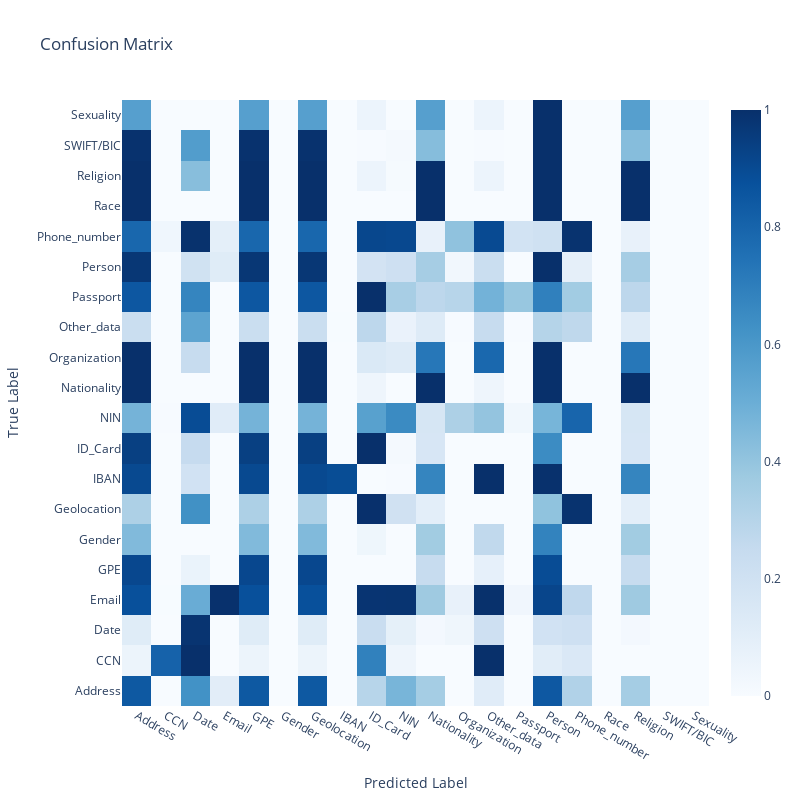

Notebook code cell kept with this figure:
### Markdown cell above
Get a confusion matrix without thresholds to compare all Presidio predictions with the real labels  
Try to find label errors in Dessi  
Use columnwise approach as it is similar to CASSED approach and all three approaches perform similar for no thresholds so the approach does not matter

### Code cell
results_method3_thresholds = build_dataframe(results_method_3_all, 0, 0)
evaluation_method3 = compute_performance(results_method3_thresholds, confusion = True) # Best threshold_score and threshold_count

print(evaluation_method3)

### Figure 1 — Plotly figure (JSON) as saved in the notebook; plotly's stock layout.template omitted (floating-point values rounded to 4 significant figures; data arrays with more than 128 entries replaced by an {"elided": "..."} marker saying what was removed)
{"data": [{"colorscale": [[0, "rgb(247,251,255)"], [0.125, "rgb(222,235,247)"], [0.25, "rgb(198,219,239)"], [0.375, "rgb(158,202,225)"], [0.5, "rgb(107,174,214)"], [0.625, "rgb(66,146,198)"], [0.75, "rgb(33,113,181)"], [0.875, "rgb(8,81,156)"], [1, "rgb(8,48,107)"]], "type": "heatmap", "x": ["Address", "CCN", "Date", "Email", "GPE", "Gender", "Geolocation", "IBAN", "ID_Card", "NIN", "Nationality", "Organization", "Other_data", "Passport", "Person", "Phone_number", "Race", "Religion", "SWIFT/BIC", "Sexuality"], "y": ["Address", "CCN", "Date", "Email", "GPE", "Gender", "Geolocation", "IBAN", "ID_Card", "NIN", "Nationality", "Organization", "Other_data", "Passport", "Person", "Phone_number", "Race", "Religion", "SWIFT/BIC", "Sexuality"], "z": {"elided": "20x20 float values"}}], "layout": {"height": 800, "title": {"text": "Confusion Matrix"}, "width": 800, "xaxis": {"title": {"text": "Predicted Label"}}, "yaxis": {"title": {"text": "True Label"}}}}
